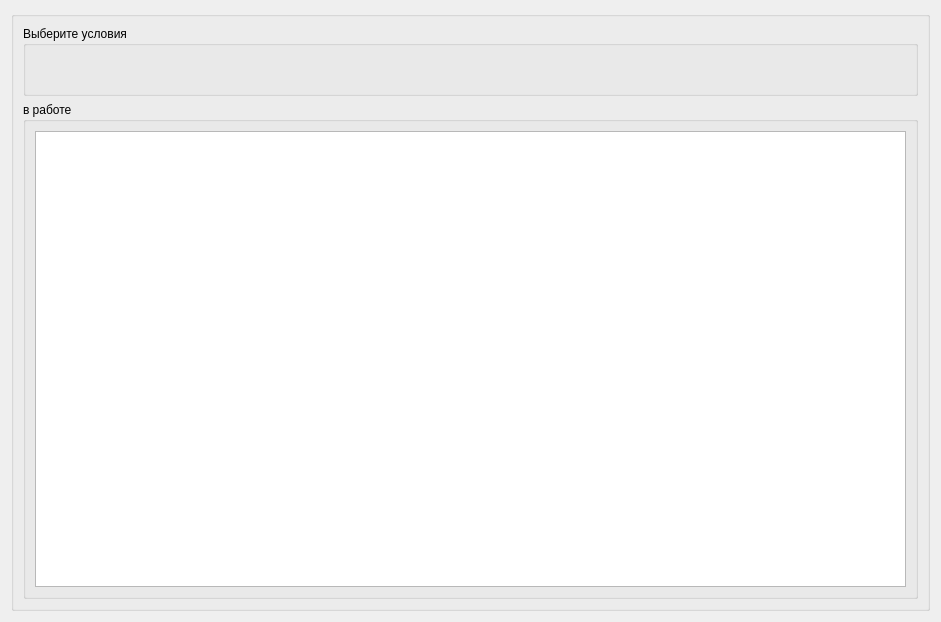
<?xml version="1.0" encoding="UTF-8"?>
<ui version="4.0">
 <class>table_form_1_2_in_work</class>
 <widget class="QWidget" name="table_form_1_2_in_work">
  <property name="geometry">
   <rect>
    <x>0</x>
    <y>0</y>
    <width>941</width>
    <height>622</height>
   </rect>
  </property>
  <property name="windowTitle">
   <string>Form</string>
  </property>
  <layout class="QVBoxLayout" name="verticalLayout_4">
   <item>
    <layout class="QVBoxLayout" name="verticalLayout">
     <item>
      <widget class="QGroupBox" name="groupBox_2">
       <property name="title">
        <string/>
       </property>
       <layout class="QGridLayout" name="gridLayout">
        <item row="0" column="0">
         <widget class="QGroupBox" name="groupBox">
          <property name="minimumSize">
           <size>
            <width>0</width>
            <height>70</height>
           </size>
          </property>
          <property name="title">
           <string>Выберите условия</string>
          </property>
          <layout class="QVBoxLayout" name="verticalLayout_3"/>
         </widget>
        </item>
        <item row="1" column="0">
         <widget class="QGroupBox" name="groupBox_3">
          <property name="title">
           <string>в работе</string>
          </property>
          <layout class="QHBoxLayout" name="horizontalLayout">
           <item>
            <widget class="QTableWidget" name="tableWidget"/>
           </item>
          </layout>
         </widget>
        </item>
       </layout>
      </widget>
     </item>
    </layout>
   </item>
  </layout>
 </widget>
 <resources/>
 <connections/>
</ui>
